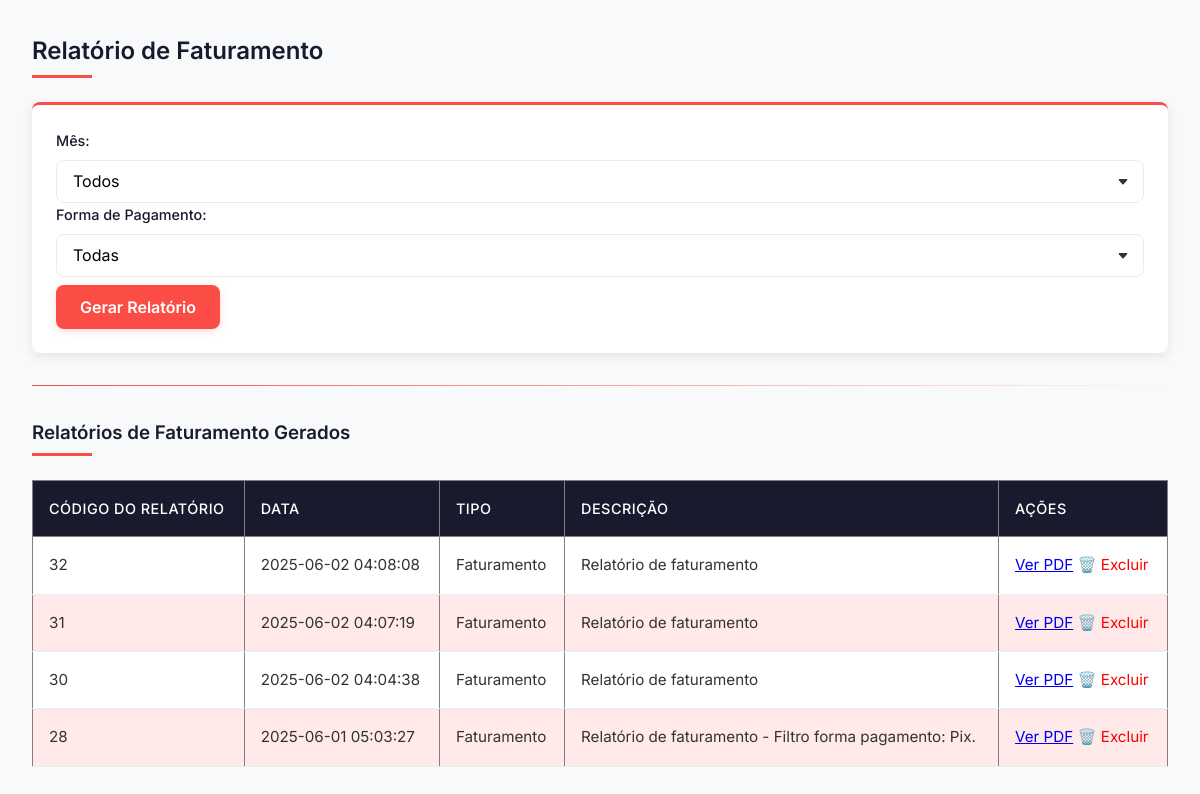
The page /gestor/relatorio/faturamento/filtro_faturamento.php on the database as committed earlier.
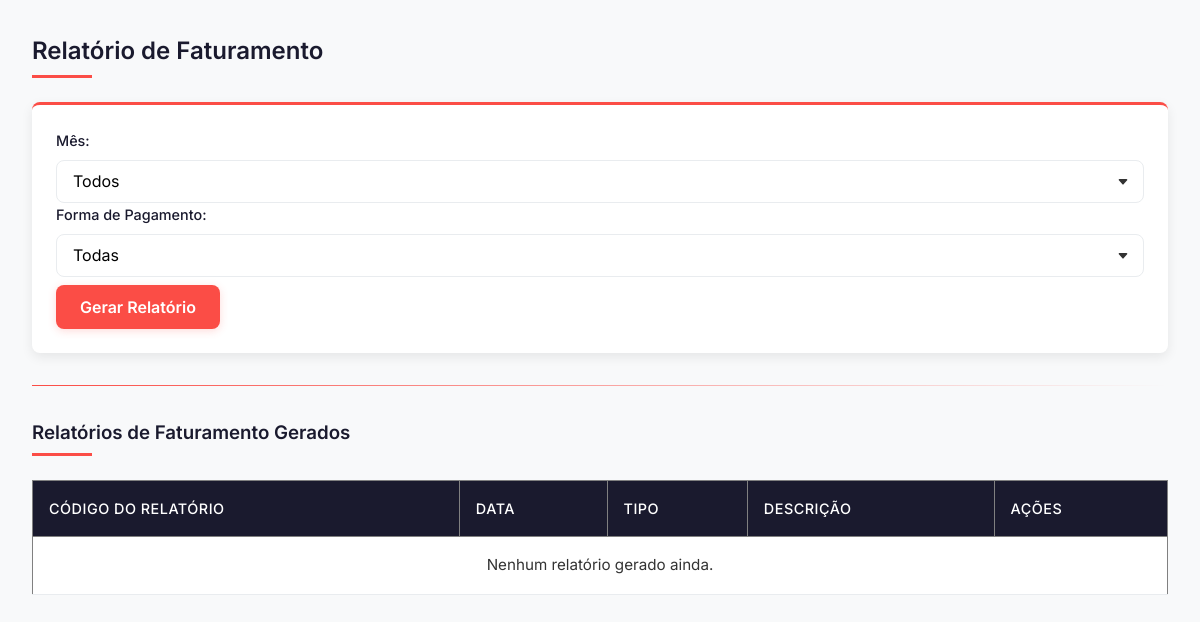
The same page on the database as committed later.
### tables this page shows
CREATE TABLE `relatorio` (
  `ID_Relatorio` int(11) NOT NULL,
  `Data_Relatorio` datetime NOT NULL,
  `Tipo_Relatorio` varchar(45) NOT NULL,
  `Descricao` text NOT NULL,
  `Arquivo` varchar(255) DEFAULT NULL
);

### gestor/relatorio/faturamento/filtro_faturamento.php (the view, shortened to what this page needs)
<?php
require_once '../../../config/config.php';
$sql = "SELECT * FROM relatorio WHERE Tipo_Relatorio = 'Faturamento' ORDER BY Data_Relatorio DESC";
$stmt = $pdo->prepare($sql);
$stmt->execute();
$relatorios = $stmt->fetchAll(PDO::FETCH_ASSOC);
?>
<!DOCTYPE html>
<html lang="pt-br">
<head>
</head>
<body>
<h2>Relatório de Faturamento</h2>
<form method="GET" action="relatorio_faturamento_pdf.php">
    <label for="mes">Mês:</label>
    <select name="mes" id="mes">
        <option value="">Todos</option>
    </select>
    <label for="forma_pagamento">Forma de Pagamento:</label>
    <select name="forma_pagamento" id="forma_pagamento">
        <option value="">Todas</option>
    </select>
    <button type="submit">Gerar Relatório</button>
</form>
<hr>
<h3>Relatórios de Faturamento Gerados</h3>
<table border="1" cellpadding="5" cellspacing="0" style="border-collapse: collapse; width: 100%;">
    <thead>
        <tr>
            <th>Código do Relatório</th>
            <th>Data</th>
            <th>Tipo</th>
            <th>Descrição</th>
            <th>Ações</th>
        </tr>
    </thead>
    <tbody>
        <?php if (count($relatorios) > 0): ?>
            <?php foreach ($relatorios as $rel): ?>
                <tr>
                    <td><?= htmlspecialchars($rel['ID_Relatorio']) ?></td>
                    <td><?= htmlspecialchars($rel['Data_Relatorio']) ?></td>
                    <td><?= htmlspecialchars($rel['Tipo_Relatorio']) ?></td>
                    <td><?= htmlspecialchars($rel['Descricao']) ?></td>
                    <td>
                        <a href="/HOTEL/relatorios/faturamento/<?= htmlspecialchars($rel['Arquivo']) ?>" target="_blank">Ver PDF</a>
                        <a href="/HOTEL/actions/excluir_relatorio_faturamento.php?id=<?= $rel['ID_Relatorio'] ?>"
                           onclick="return confirm('Tem certeza que deseja excluir este relatório?')"
                           style="color: red; text-decoration: none;">
                            🗑️ Excluir
                        </a>
                    </td>
                </tr>
            <?php endforeach; ?>
        <?php else: ?>
            <tr><td colspan="5" style="text-align: center;">Nenhum relatório gerado ainda.</td></tr>
        <?php endif; ?>
    </tbody>
</table>
</body>
</html>

### gestor/relatorio/faturamento/filtro_faturamento.php (style rules this page uses)
:root { --primary: #FB4D46; --primary-light: #FFE9E9; --primary-dark: #E04141; --dark: #1A1A2E; --light: #F8F9FA; --gray: #E9ECEF; --text: #333333; --text-light: #6C757D; --border-radius: 8px; --box-shadow: 0 4px 12px rgba(0, 0, 0, 0.08); --transition: all 0.3s ease; }
* { margin: 0; padding: 0; box-sizing: border-box; font-family: 'Inter', sans-serif; }
body { background-color: var(--light); color: var(--text); line-height: 1.6; padding: 2rem; }
h2, h3 { color: var(--dark); font-weight: 600; margin-bottom: 1.5rem; position: relative; padding-bottom: 0.5rem; }
h2::after, h3::after { content: ''; position: absolute; bottom: 0; left: 0; width: 60px; height: 3px; background-color: var(--primary); }
hr { border: 0; height: 1px; background: linear-gradient(to right, var(--primary), transparent); margin: 2rem 0; }
form { background-color: white; padding: 1.5rem; border-radius: var(--border-radius); box-shadow: var(--box-shadow); margin-bottom: 2rem; border-top: 3px solid var(--primary); }
label { display: block; margin-bottom: 0.5rem; font-weight: 500; color: var(--dark); font-size: 0.9rem; }
select { width: 100%; padding: 0.75rem 1rem; border: 1px solid var(--gray); border-radius: var(--border-radius); font-size: 1rem; transition: var(--transition); background-color: white; appearance: none; background-repeat: no-repeat; background-position: right 0.75rem center; background-size: 16px 12px; }
button[type="submit"] { background-color: var(--primary); color: white; border: none; padding: 0.75rem 1.5rem; border-radius: var(--border-radius); font-weight: 600; cursor: pointer; transition: var(--transition); box-shadow: 0 2px 8px rgba(251, 77, 70, 0.2); font-size: 1rem; margin-top: 0.5rem; }
table { width: 100%; border-collapse: collapse; background-color: white; }
thead th { background-color: var(--dark); color: white; padding: 1rem; text-align: left; font-weight: 500; font-size: 0.9rem; text-transform: uppercase; letter-spacing: 0.5px; }
tbody tr { transition: var(--transition); border-bottom: 1px solid var(--gray); }
tbody td { padding: 1rem; font-size: 0.95rem; }
tbody tr:nth-child(even) { background-color: var(--primary-light); }

Rows that differ between the two databases and show on the page:
removed relatorio: ID_Relatorio "32", Data_Relatorio "2025-06-02 04:08:08", Tipo_Relatorio "Faturamento", Descricao "Relatório de faturamento"
removed relatorio: ID_Relatorio "31", Data_Relatorio "2025-06-02 04:07:19", Tipo_Relatorio "Faturamento", Descricao "Relatório de faturamento"
removed relatorio: ID_Relatorio "30", Data_Relatorio "2025-06-02 04:04:38", Tipo_Relatorio "Faturamento", Descricao "Relatório de faturamento"
removed relatorio: ID_Relatorio "28", Data_Relatorio "2025-06-01 05:03:27", Tipo_Relatorio "Faturamento", Descricao "Relatório de faturamento - Filtro forma pagamento: Pix."
Other text that changed with them:
text now shown: "Nenhum relatório gerado ainda."
